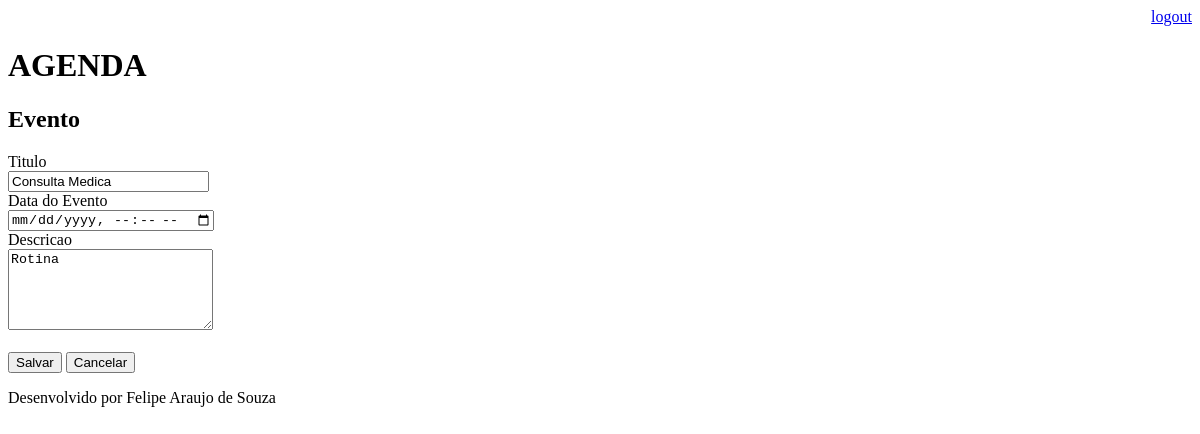
Before: /agenda/evento/?id=2 (signed in) with the older database file.
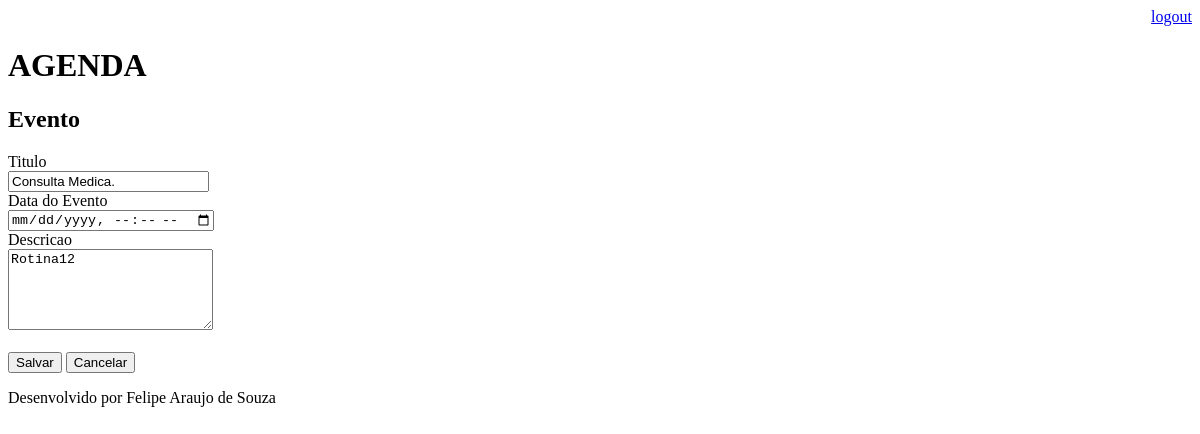
After: the same page with the newer database file.
### core/models.py (models this page shows, shortened)
class Evento(models.Model):
    titulo = models.CharField(max_length=100)
    descricao = models.TextField(blank=True, null=True)
    data_evento = models.DateTimeField(verbose_name="Data do Evento")
    data_criacao = models.DateTimeField(auto_now=True)
    usuario = models.ForeignKey(User, on_delete=models.CASCADE)
    class Meta:
        db_table = "evento"

### core/views.py (the view)
# urls.py: path("agenda/evento/", views.evento),
@login_required(login_url="/login/")
def evento(request):
    id_evento = request.GET.get("id")
    dados = {}
    if id_evento:
        dados["evento"] = Evento.objects.get(id=id_evento)
    return render(request, 'evento.html', dados)

### templates/evento.html (shortened to what this page needs)
{% extends "model-page.html" %}
{% block content %}
<h2>Evento</h2>
<form action="submit" method="POST">{% csrf_token %}
    <label>Titulo</label>
    <br>
    <input type="text" name="titulo" size="22" value="{{evento.titulo}}">
    <br>
    <label>Data do Evento</label>
    <br>
    <input type="datetime-local" name="data_evento" value="{{evento.data_evento}}">
    <br>
    <label>Descricao</label>
    <br>
    <textarea name="descricao" rows="5" cols="23">{{evento.descricao}}</textarea>
    <br><br>
    <button type="submit">Salvar</button>
    <a href="/">
        <button type="button">Cancelar</button>
    </a>
</form>
{% endblock %}

### templates/model-page.html
<!DOCTYPE html>
<html lang="en">
<head>
    {% include "model-header.html" %}
</head>
<body>
    {% block content %} {% endblock %}
    {% include "model-footer.html" %}
</body>
</html>

### templates/model-header.html (shortened to what this page needs)
<div align="right">
    <a href="/logout">logout</a>
</div>
<h1>AGENDA</h1>

### templates/model-footer.html
<p>Desenvolvido por Felipe Araujo de Souza</p>

Changed rows visible on the page:
changed Evento: titulo "Consulta Medica" → "Consulta Medica."; descricao "Rotina" → "Rotina12"
